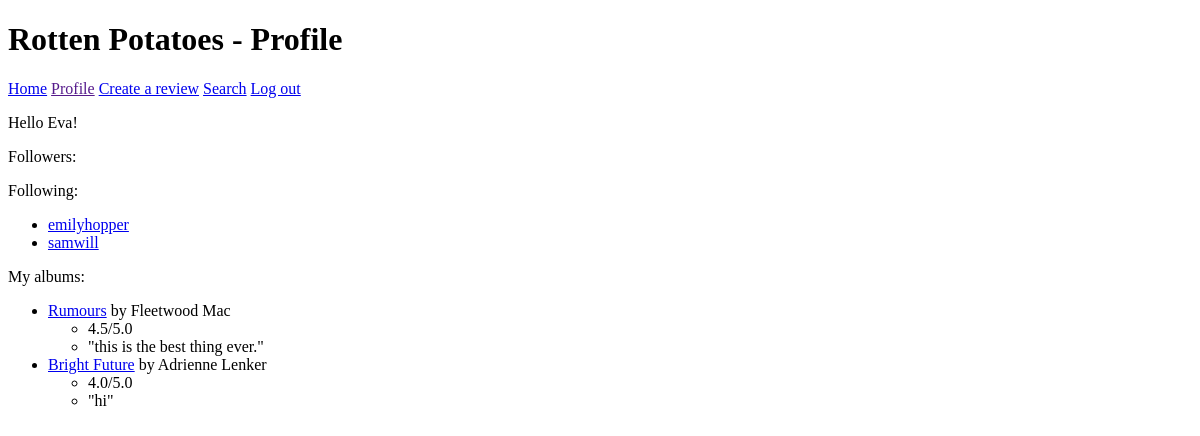
The page /profile (signed in) on the database as committed earlier.
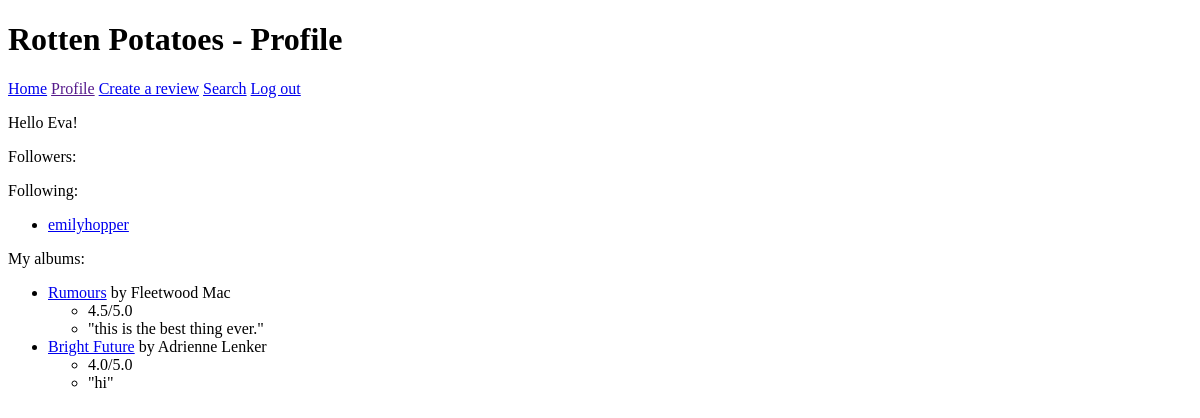
The same page on the database as committed later.
### users/models.py (models this page shows)
class Person(models.Model):
    user = models.OneToOneField(User, on_delete=models.CASCADE, primary_key=True)
    favoriteColor = models.CharField(max_length=30)
    follows = models.ManyToManyField("self", blank=True)
    def __str__(self):
        return self.user.username

### app/models.py (models this page shows)
class UserAlbumRating(models.Model):
    userOwner = models.ForeignKey(Person, on_delete=models.CASCADE)
    album = models.ForeignKey(Album, on_delete=models.CASCADE)
    rating = models.DecimalField(decimal_places=1, max_digits=2)
    review = models.TextField()

class Album(models.Model):
    name = models.CharField(max_length=30)
    artist = models.ForeignKey(Artist, on_delete=models.CASCADE)
    def __str__(self):
        return self.name

class Artist(models.Model):
    name = models.CharField(max_length=30)
    def __str__(self):
        return self.name

### app/views.py (the view)
# urls.py: path("profile", views.profile, name='profile'),
def profile(request):
   person = request.user.person
   albums = UserAlbumRating.objects.filter(userOwner = person).all()
   context = {'albums': albums}
   return render(request, 'app/profile.html', context)

### app/templates/app/profile.html (shortened to what this page needs)
<!DOCTYPE html>
<html lang="en">
    <head>
    </head>
    <body>
        <h1>Rotten Potatoes - Profile</h1>
        <nav>
            <a href="..">Home</a>
            <a href="">Profile</a>
            <a href="add">Create a review</a>
            <a href="search">Search</a>
            <a href="{% url 'users:logout' %}">Log out</a>
        </nav>
        {% if user.is_authenticated %}
        {% if user.first_name %}
        <p>Hello {{user.first_name}}!</p>
        {% else %}
        <p>Hello {{user.username}}!</p>
        {% endif %}
        <p>Followers:</p>
        <p>Following:</p>
        <ul>
            {% for follower in user.person.follows.all %}
            <li><a href="{{follower}}">{{follower}}</a></li>
            {% endfor %}
        </ul>
        <p>My albums:</p>
        <ul>
            {% for album in albums %}
            <li><a href="/album/{{album.id}}">{{album.album}}</a> by {{album.album.artist}}</li>
            <ul>
                <li>{{album.rating}}/5.0</li>
                <li>"{{album.review}}"</li>
            </ul>
            {% endfor %}
        </ul>
        {% else %}
        <p>To access this page, you should <a href="{% url 'users:login' %}">log in</a></p>
        {% endif %}
    </body>
</html>

Rows that differ between the two databases and show on the page:
removed Person: user_id.username "samwill"
